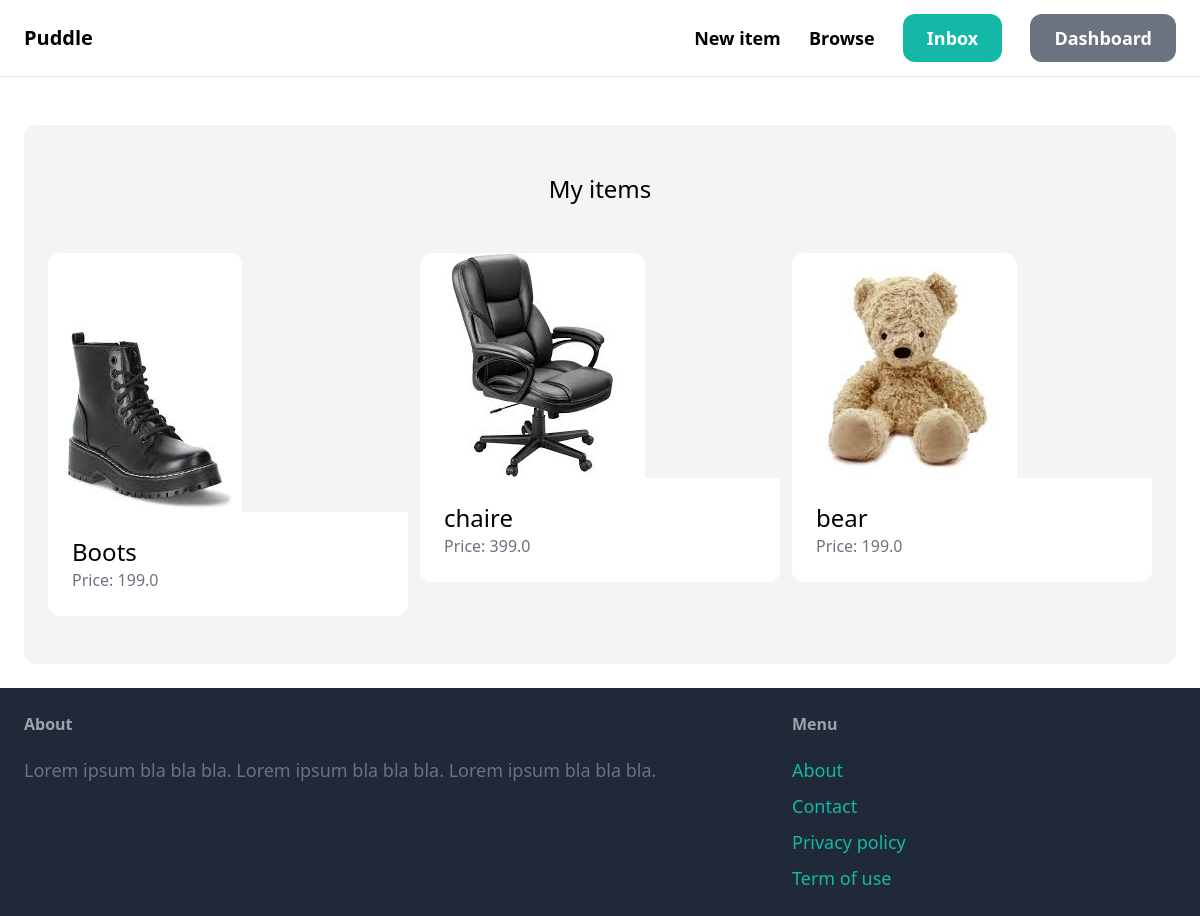
The page /dashboard/ (signed in) on the database its author committed.
### items/models.py (models this page shows, shortened)
class Item(models.Model):
    category = models.ForeignKey(
        Category, related_name="items", on_delete=models.CASCADE
    )
    name = models.CharField(max_length=255)
    description = models.TextField(blank=True, null=True)
    price = models.FloatField()
    image = models.ImageField(upload_to="item_images", blank=True, null=True)
    is_sold = models.BooleanField(default=False)
    created_by = models.ForeignKey(User, related_name="items", on_delete=models.CASCADE)
    created_at = models.DateTimeField(auto_now_add=True)

### dashboard/views.py (the view)
# urls.py: path("", views.index, name="index"),
@login_required
def index(request):
    items = Item.objects.filter(created_by=request.user)
    return render(
        request,
        "dashboard/index.html",
        {
            "items": items,
        },
    )

### dashboard/templates/dashboard/index.html (shortened to what this page needs)
{% extends 'core/base.html' %}
{% block content %}
    <div class="mt-6 px-6 py-12 bg-gray-100 rounded-xl">
        <h2 class="mb-12 text-2xl text-center">My items</h2>
        <div class="grid grid-cols-3 gap-3">
            {% for item in items %}
                <div>
                    <a href="{% url 'items:detail' item.id %}">
                        <div>
                            <img src="{{ item.image.url }}" class="rounded-t-xl">
                        </div>
                        <div class="p-6 bg-white rounded-b-xl">
                            <h2 class="text-2xl">{{ item.name }}</h2>
                            <p class="text-gray-500">Price: {{ item.price }}</p>
                        </div>
                    </a>
                </div>
            {% endfor %}
        </div>
    </div>
{% endblock %}

### rows shown on the page
Item: image (picture), name "Boots", price "199.0"
Item: image (picture), name "chaire", price "399.0"
Item: image (picture), name "bear", price "199.0"
